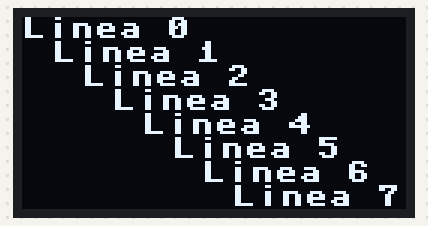
The program below on a simulated Raspberry Pi Pico running MicroPython. On the bench: 128×64 one-colour display. What the program prints to the serial console is not drawn. At 0.1 s the program stops and its outputs stay as they are.

Above: at 0.1 s.

The program:

BMMR_bhwt_ssd1306_all_lines_1_0.py
```python
# Hardware platform: Pico W & Pico
# Author : JC Santamaria
# Date : 2023 - 4 - 21
# Goal : Basic HW test display I2C oled ssd1306 ONLY text
# Learning Target :
# Ref: Electrocredible.com, Language: MicroPython

from machine import Pin, I2C
from ssd1306 import SSD1306_I2C

# Informative block - start
p_ucontroler = "Pico W & Pico _"
p_keyOhw = "SSD1306 I2c1 SDA pin6, SCL pin7, VCC3.3volt"
p_project = "BHWT text only - ssd1306 Pico_&W i2c 1 - default pins"
p_version = "1.0"
print(f"Microcontroler: {p_ucontroler} - Key other HW : {p_keyOhw}")
print(f"Program: {p_project} - Version: {p_version}")
# Informative block - end

# 0.0 - Constates y varaibles globales
WIDTH =128
HEIGHT= 64

# 0.1 Objeto I2C y LCD
# Mejor usa las configuraciones por defecto
# i2c = I2C(0, scl=Pin(5), sda=Pin(4), freq=400_000)
i2c = I2C(1, scl=Pin(7), sda=Pin(6), freq=400_000)

print("I2C Address      : "+hex(i2c.scan()[0]).upper()) # Display device address
print("I2C Configuration: "+str(i2c))                   # Display I2C config
oled = SSD1306_I2C(WIDTH,HEIGHT,i2c) # constructor - I2C direccion 3C por defecto

# 1- Programa Principal
oled.fill(0) # clear screen

# 2- los chr son 8x8 es decir puedo pensar en lineas de 8 pixeles en vertical
for l in range (0,8):
    oled.text('Linea ' + str(l), l * 10, l * 8, 1)

oled.show()
```
